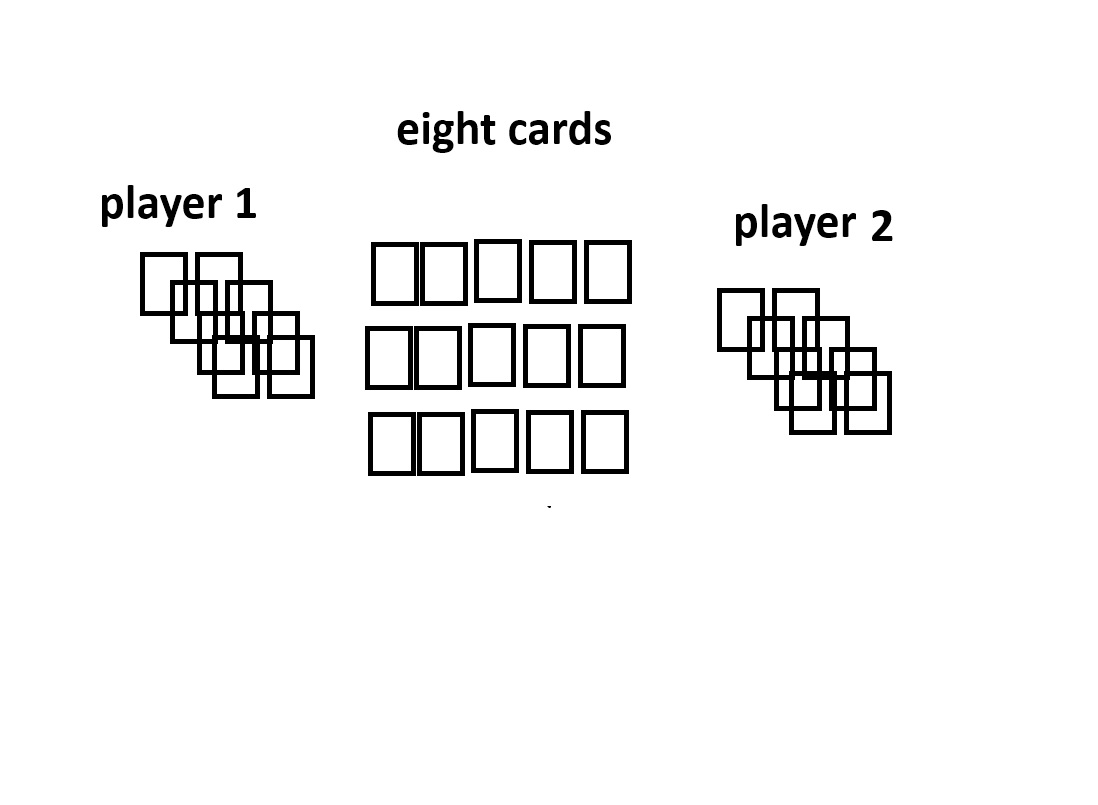
#> input picture eight_cards_poker/info/1.jpg, 1098 x 805 px
$ python -i label.py   (imports and definitions only)
#> lines starting #> are read from the running program, lines starting #| are printed output that depends on the picture
# Kortets kontur ruta för ruta ur en film med färgat spårkort (gul rygg, blå framsida) över grönt bord.
# Läser filmen där den ligger. Skriver en etikettfil per film: labels/<nyckel>.json.gz
#   python -I label.py <lista.jsonl> [--workers 2]      (lista: rader med key, path)
#   import label; label.label_film(path)                 (för prov)
# Per ruta och kort: kontur (polygon), fyra hörn (med synlighet), yta, sidlängder, andel av bilden, sida (BACK, FRONT, EDGE),
# oskärpa (kantbandets bredd i bildpunkter), fart, flagga för utsmetad ruta och hur mycket som täcks (fingrar).
import os, sys, json, gzip, hashlib, time, math
# [1 line not run here, left out]
import numpy as np, cv2

VERSION = 'kortlabel-4'
BASE = os.path.join(os.path.abspath(os.environ.get('DEALER_SLASK') or os.path.join(os.path.dirname(os.path.abspath(__file__)), '..', '..', '..', '..', 'slask', 'blackjack-dealer')), 'kort-dataset')
RESID = 52.0          # största avstånd (RGB) från blandningslinjen bord -> kort för att en bildpunkt ska räknas som kortets oskärpa
SMEAR_PX = 4.0        # kantband bredare än så (vid 1080 rader) = utsmetad ruta
SMEAR_SPEED = 22.0    # eller fart över så många bildpunkter per ruta (vid 1080 rader)
EDGE_THICK = 9.0      # tunnare än så (vid 1080 rader) = kortet står på högkant (samma tal som src/card-track.ts EDGE_THICKNESS)

def cls_masks(bgr):
    b = bgr[..., 0].astype(np.int16); g = bgr[..., 1].astype(np.int16); r = bgr[..., 2].astype(np.int16)
    mn = np.minimum(r, g)
    yellow = (r > 95) & (g > 95) & (g * 100 > 82 * r) & (r * 100 > 60 * g) & (b * 100 < 45 * mn)
    blue = (b > 90) & (b * 2 > 3 * r) & (b * 100 > 115 * g) & ~yellow
    shade = (r > 95) & (g * 100 > 45 * r) & (g * 100 <= 82 * r) & (b * 100 < 12 * r) & ~yellow & ~blue
    table = (g > r + 35) & (g > b + 35) & ~yellow & ~blue & ~shade
    skin = (r > 120) & (r > g + 15) & (g >= b - 25) & (r > b + 25) & (g * 100 > 55 * r) & (b * 100 > 36 * r) & ~yellow & ~blue & ~shade & ~table
    return yellow, shade, blue, table, skin

# [5 lines left out: function sha256_of, not called in this run]

def poly_area(q):
    x = q[:, 0]; y = q[:, 1]
    return 0.5 * float(np.sum(x * np.roll(y, -1) - np.roll(x, -1) * y))

# [36 lines left out: functions intersect, fit_quad, order_quad, not called in this run]

class Film:
    def __init__(self, path):
#> called with path = '../../../../eight_cards_poker/info/1.jpg'
        self.path = path
        cap = cv2.VideoCapture(path)
        self.w = int(cap.get(cv2.CAP_PROP_FRAME_WIDTH)); self.h = int(cap.get(cv2.CAP_PROP_FRAME_HEIGHT))
        self.n = int(cap.get(cv2.CAP_PROP_FRAME_COUNT)); self.fps = cap.get(cv2.CAP_PROP_FPS)
        self.s = self.h / 1080.0 if self.w >= self.h else self.w / 1080.0
        # bordets och kortens färg: median över tre rutor
        tb, yl, bl = [], [], []
        for f in (0, self.n // 2, max(0, self.n - 2)):
            cap.set(cv2.CAP_PROP_POS_FRAMES, f); ok, img = cap.read()
            if not ok: continue
            sm = cv2.resize(img, None, fx=0.25, fy=0.25, interpolation=cv2.INTER_AREA)
            y, sh, b, t, sk = cls_masks(sm)
            if t.sum() > 50: tb.append(np.median(sm[t], axis=0))
            if y.sum() > 8: yl.append(np.median(sm[y], axis=0))
            if b.sum() > 8: bl.append(np.median(sm[b], axis=0))
            self.table_share = max(getattr(self, 'table_share', 0.0), float(t.mean()))
#> this loop made 3 passes
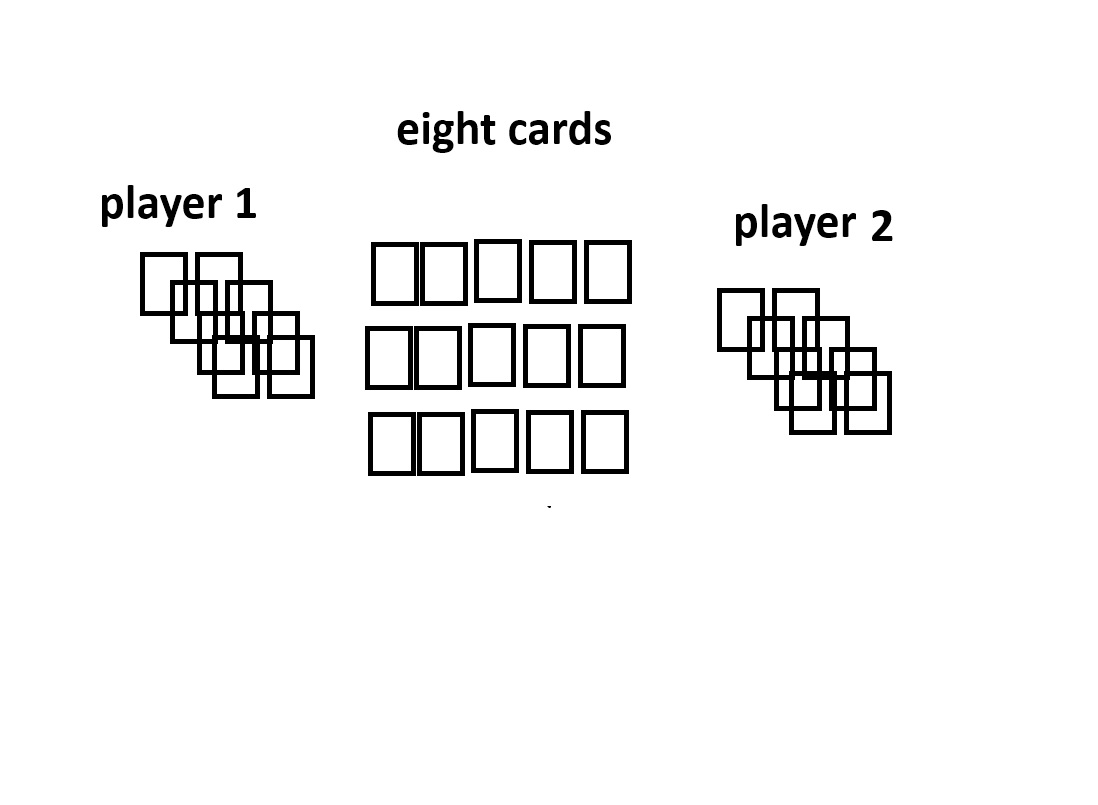
#> input picture eight_cards_poker/info/1.jpg, 1098 x 805 px
#> pass 1, in __init__, `sm = cv2.resize(img, None, fx=0.25, fy=0.25, interpolation=cv2.INTER_A..`:
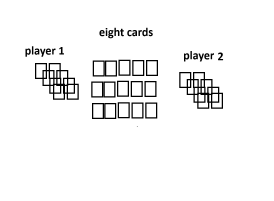
#> sm: shape (201, 274, 3); min 0, max 255, mean 244.4
#> img is the input picture: shape (805, 1098, 3); min 0, max 255, mean 244.4
#> after the loop, bl = []; tb = []; yl = []
        cap.release()
        self.bg = np.median(np.array(tb), axis=0) if tb else None
        self.yref = np.median(np.array(yl), axis=0) if yl else np.array([15., 205., 232.])
#> self.yref = [15, 205, 232]
        self.bref = np.median(np.array(bl), axis=0) if bl else np.array([215., 110., 40.])
#> self.bref = [215, 110, 40]
        self.soft = self.bg is not None and getattr(self, 'table_share', 0.0) > 0.08
#> self.soft = False

# [199 lines left out: functions soft_alpha, analyse_roi, describe, not called in this run]

def rois_of(frame, film, hints):
    H, W = frame.shape[:2]; f = 4 if min(H, W) >= 600 else 2
#> after `H, W = frame.shape[:2]`: H = 805; W = 1098
#> after `f = 4 if min(H, W) >= 600 else 2`: f = 4
    sm = cv2.resize(frame, (W // f, H // f), interpolation=cv2.INTER_NEAREST)
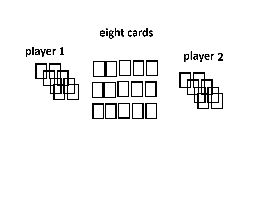
#> sm: shape (201, 274, 3); min 0, max 255, mean 244.2
    y, sh, b, t, sk = cls_masks(sm)
    cand = cv2.dilate((y | b).astype(np.uint8), np.ones((5, 5), np.uint8))
    n, lab, stats, _ = cv2.connectedComponentsWithStats(cand, 8)
#> lab: shape (201, 274) int32; every value is 0
#> n = 1; stats = [[0, 0, 274, 201, 55074]]
    pad = int(30 * film.s) + 6; boxes = []
    for i in range(1, n):
        if stats[i, cv2.CC_STAT_AREA] < 4: continue
        x, yy, w, h = stats[i, 0] * f, stats[i, 1] * f, stats[i, 2] * f, stats[i, 3] * f
        boxes.append([max(0, x - pad), max(0, yy - pad), min(W, x + w + pad), min(H, yy + h + pad)])
#> after the loop, boxes = []
    hb = []
    for hx0, hy0, hx1, hy1, hlen in hints:
        p = int(70 * film.s); bx = [max(0, hx0 - p), max(0, hy0 - p), min(W, hx1 + p), min(H, hy1 + p)]; boxes.append(list(bx)); hb.append(bx + [hlen])
#> after the loop, hb = []
    merged = True
    while merged:
        merged = False
        for i in range(len(boxes)):
            for j in range(i + 1, len(boxes)):
                a, c = boxes[i], boxes[j]
                if a[0] < c[2] and c[0] < a[2] and a[1] < c[3] and c[1] < a[3]:
                    boxes[i] = [min(a[0], c[0]), min(a[1], c[1]), max(a[2], c[2]), max(a[3], c[3])]; boxes.pop(j); merged = True; break
            if merged: break
    return boxes, hb

CROP = 160; CARD = 80  # träningsutsnitt: 160 x 160, kortets längsta mått omkring 80

# [11 lines left out: function write_crop, not called in this run]

def label_film(path, sha=True, frames=None, keep_frames=None, crop_dir=None):
    film = Film(path); cap = cv2.VideoCapture(path)
    if crop_dir: os.makedirs(crop_dir, exist_ok=True)
    tracks = []; next_id = 0; prev = []; out = []; f = -1; kept = {}; cache = {}; sig = None
    while True:
        ok, frame = cap.read()
        if not ok: break
        f += 1
        if frames is not None and f > max(frames) + 1: break
        # Strimman söks bara där ett plant kort i kortets färg nyss rörde sig: högst 5 rutor efter den sista plana rutan
        hints = [p['bbox'] + [p.get('flat_len', p['len'])] for p in prev if p.get('moving') and p.get('flat_age', 99) <= 5]
        boxes, hb = rois_of(frame, film, hints)
#> boxes = []; hb = []
        cards = []; fresh = {}
        for bx in boxes:
            hs = [h for h in hb if h[0] >= bx[0] and h[1] >= bx[1] and h[2] <= bx[2] and h[3] <= bx[3]]
            # en ruta som är oförändrad sedan förra bilden (skons kort, ett kort som ligger still) mäts inte om
            kb = tuple(int(v) for v in bx); roi = frame[kb[1]:kb[3], kb[0]:kb[2]]; old = cache.get(kb)
            if old is not None and not hs and old[0].shape == roi.shape:
                diff = cv2.absdiff(roi, old[0])
                if float(diff.mean()) < 1.2 and int(cv2.blur(diff, (3, 3)).max()) < 26:
                    found = [dict(c) for c in old[1]]; fresh[kb] = old; cards.extend(found); continue
            found = analyse_roi(frame, bx, film, hs); fresh[kb] = (roi.copy(), [dict(c) for c in found]); cards.extend(found)
#> this loop made 0 passes
#> after the loop, cards = []; fresh = 0 items
        cache = fresh
#> cache = 0 items
        # länka till förra rutans kort: närmast först
        pairs = sorted(((math.hypot(c['cx'] - p['cx'], c['cy'] - p['cy']) + (0 if c['colour'] == p['colour'] else 25 * film.s), ci, pi) for ci, c in enumerate(cards) for pi, p in enumerate(prev)))
#> pairs = []
        usedc, usedp = set(), set()
        for d, ci, pi in pairs:
            if ci in usedc or pi in usedp or d > 150 * film.s: continue
            usedc.add(ci); usedp.add(pi); c, p = cards[ci], prev[pi]
            c['id'] = p['id']; c['speed'] = round(math.hypot(c['cx'] - p['cx'], c['cy'] - p['cy']) / film.s, 2)
            if c['side'] == 'EDGE': c['flat_age'] = p.get('flat_age', 99) + 1; c['flat_len'] = p.get('flat_len', p['len'])
#> after the loop, usedc = 0 items; usedp = 0 items
        for c in cards:
            if c['side'] != 'EDGE': c['flat_age'] = 0; c['flat_len'] = c['len']
        for ci, c in enumerate(cards):
            if 'id' not in c: c['id'] = next_id; next_id += 1; c['speed'] = None
            c['moving'] = bool((c['speed'] or 0) > 1.5 or c['side'] == 'EDGE' or (c['speed'] is None and f > 0))
            # ett kort som rörde sig nyss räknas som i rörelse några rutor till (så att strimman hittas i nästa ruta)
            for p in prev:
                if p['id'] == c['id'] and p.get('hot', 0) > 0 and not c['moving']: c['hot'] = p['hot'] - 1; c['moving'] = True
            if (c['speed'] or 0) > 1.5 or c['side'] == 'EDGE': c['hot'] = 4
            c['smeared'] = bool(c['blur'] > SMEAR_PX or (c['speed'] or 0) > SMEAR_SPEED)
            # utsnitt för träning och mätning: varje ruta av ett kort i rörelse, var tolfte av ett som ligger still
            if crop_dir and (c['moving'] or (f + c['id']) % 12 == 0): write_crop(frame, c, film, crop_dir, f)
#> after the loop, next_id = 0
        for c in cards: c.pop('_soft', None); c.pop('_off', None)
        prev = cards
#> prev = []
        if f == 0:  # filmens signatur: första rutan som 16 x 16 gråvärden över sitt medel (samma tagning i en annan kodning får samma)
            g16 = cv2.resize(cv2.cvtColor(frame, cv2.COLOR_BGR2GRAY), (16, 16), interpolation=cv2.INTER_AREA); sig = ''.join('1' if v else '0' for v in (g16 > g16.mean()).flatten())
            sig = '%064x' % int(sig, 2)
        if frames is None or f in frames:
            out.append({'f': f, 'cards': [{k: v for k, v in c.items() if k not in ('hot', 'flat_age', 'flat_len') and v is not None} for c in cards]})
            if keep_frames is not None and f in keep_frames: kept[f] = frame.copy()
    cap.release()
    meta = {'version': VERSION, 'path': path.replace('\\', '/'), 'w': film.w, 'h': film.h, 'fps': round(film.fps, 3), 'frames': f + 1, 'sig': sig if f >= 0 else None,
            'matte': 'soft' if film.soft else 'hard', 'bg_bgr': [round(float(v), 1) for v in film.bg] if film.bg is not None else None, 'table_share': round(getattr(film, 'table_share', 0.0), 3)}
    if sha: meta['sha256'] = sha256_of(path)
    return (meta, out, kept) if keep_frames is not None else (meta, out)

# [12 lines left out: function run_one, not called in this run]

# [11 lines not run here, left out]

>>> result = label_film('../../../../eight_cards_poker/info/1.jpg')
